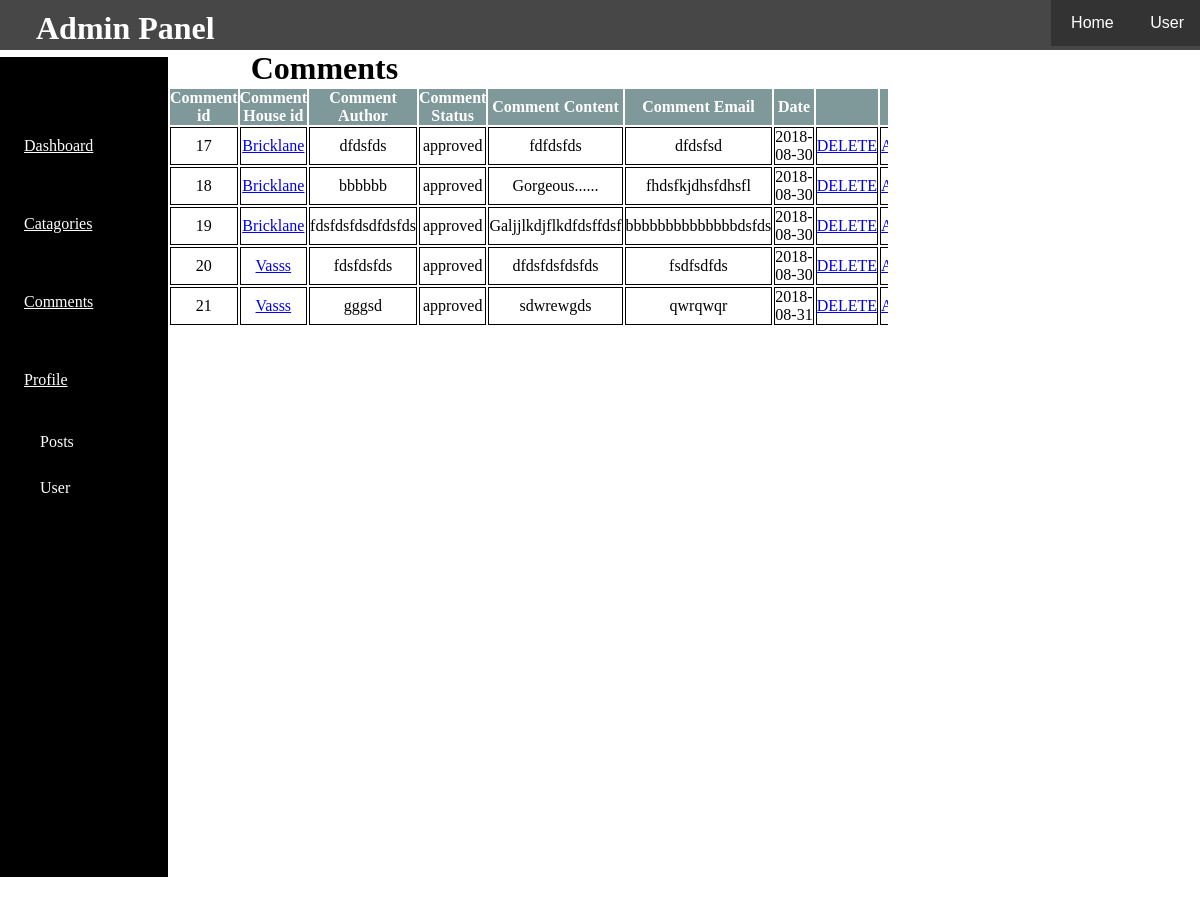
/includes/pagefiles/admin/comments.php (signed in), run on the app's committed database.
### tables this page shows
CREATE TABLE `comments` (
  `comment_id` int(11) NOT NULL,
  `comment_house_id` int(11) NOT NULL,
  `comment_status` varchar(255) NOT NULL,
  `comment_author` varchar(255) NOT NULL,
  `comment_email` varchar(255) NOT NULL,
  `date` date NOT NULL,
  `comment_content` text NOT NULL
);

CREATE TABLE `house` (
  `house_id` int(11) NOT NULL,
  `house_cat_id` int(11) NOT NULL,
  `house_name` varchar(255) NOT NULL,
  `house_img` text NOT NULL,
  `house_rent` varchar(255) NOT NULL,
  `advance` varchar(255) NOT NULL,
  `date` date NOT NULL,
  `ra_name` varchar(255) NOT NULL,
  `house_tags` varchar(255) NOT NULL,
  `house_comment_count` int(11) NOT NULL
);

### includes/pagefiles/admin/adincludes/comment_table.php (the view, shortened to what this page needs)
<div class='showTable'>
    <table>
        <thead>
            <th>Comment id</th>
            <th>Comment House id</th>
            <th>Comment Author</th>
            <th>Comment Status</th>
            <th>Comment Content</th>
            <th>Comment Email</th>
            <th>Date</th>
            <th></th>
            <th></th>
        </thead>
        <tbody>
            <tr>
                <?php
                           $select_com = "SELECT * FROM comments";
                           $select_com_query = mysqli_query($connection,$select_com);
                           while($row = mysqli_fetch_assoc($select_com_query)){
                               $comment_id = $row['comment_id'];
                               $comment_house_id = $row['comment_house_id'];
                               $comment_author = $row['comment_author'];
                               $comment_status = $row['comment_status'];
                               $comment_email = $row['comment_email'];
                               $comment_content = $row['comment_content'];
                               $date = $row['date'];
                        echo "<td>{$comment_id}</td>";
                    $select_house = "SELECT * FROM house WHERE house_id=$comment_house_id";
                    $action = mysqli_query($connection,$select_house);
                    while($row=mysqli_fetch_assoc($action)){
                        $house_name = $row['house_name'];
                    }
                        echo"<td><a href='../house_profile.php?h_id=$comment_house_id'>{$house_name}</a></td>
                        <td>{$comment_author}</td>
                        <td>{$comment_status}</td>
                        <td>{$comment_content}</td>
                        <td>{$comment_email}</td>
                        <td>{$date}</td>
                        <td><a href='comments.php?delete={$comment_id}'>DELETE</a></td>
                        <td><a href='comments.php?approve={$comment_id}'>APPROVE</a></td>
                        <td><a href='comments.php?unapprove={$comment_id}'>UNAPPROVE</a></td>
                        </tr>
                        ";
                           }
                        ?>
        </tbody>
    </table>
</div>

### includes/pagefiles/admin/admin_design.css (style rules this page uses)
* { margin: 0; padding: 0; }
body { height: 200vh; }

### includes/pagefiles/admin/comments.php (style rules this page uses)
table { width: 100%; }
th { background-color: rgba(4, 54, 56, 0.51); height: 35px; color: white; }
td { border: 1px solid black; background-color: white; height: 30px; text-align: center; }
.showTable { width: 60%; margin: 0 0%; overflow: hidden; }

### data on the page
comments: comment_id "17", house.house_name "Bricklane", comment_author "dfdsfds", comment_status "approved", comment_content "fdfdsfds", comment_email "dfdsfsd", date "2018-08-30"
comments: comment_id "18", house.house_name "Bricklane", comment_author "bbbbbb", comment_status "approved", comment_content "Gorgeous......", comment_email "fhdsfkjdhsfdhsfl", date "2018-08-30"
comments: comment_id "19", house.house_name "Bricklane", comment_author "fdsfdsfdsdfdsfds", comment_status "approved", comment_content "Galjjlkdjflkdfdsffdsf", comment_email "bbbbbbbbbbbbbbdsfds", date "2018-08-30"
comments: comment_id "20", house.house_name "Vasss", comment_author "fdsfdsfds", comment_status "approved", comment_content "dfdsfdsfdsfds", comment_email "fsdfsdfds", date "2018-08-30"
comments: comment_id "21", house.house_name "Vasss", comment_author "gggsd", comment_status "approved", comment_content "sdwrewgds", comment_email "qwrqwqr", date "2018-08-31"
